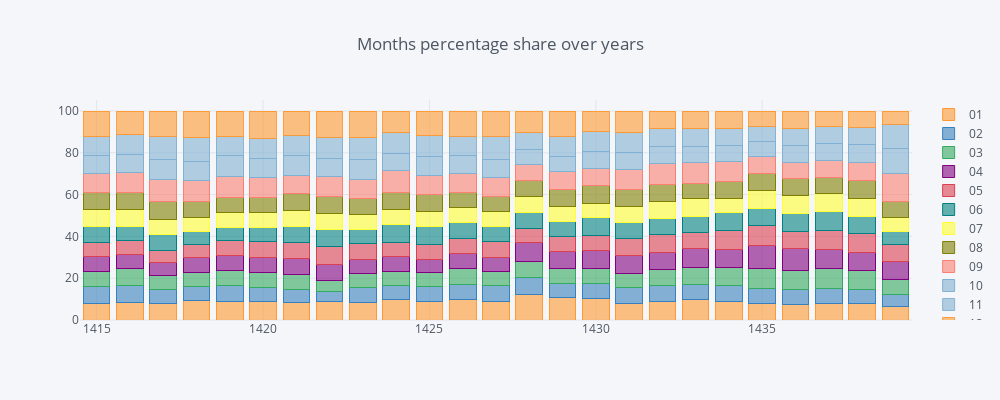
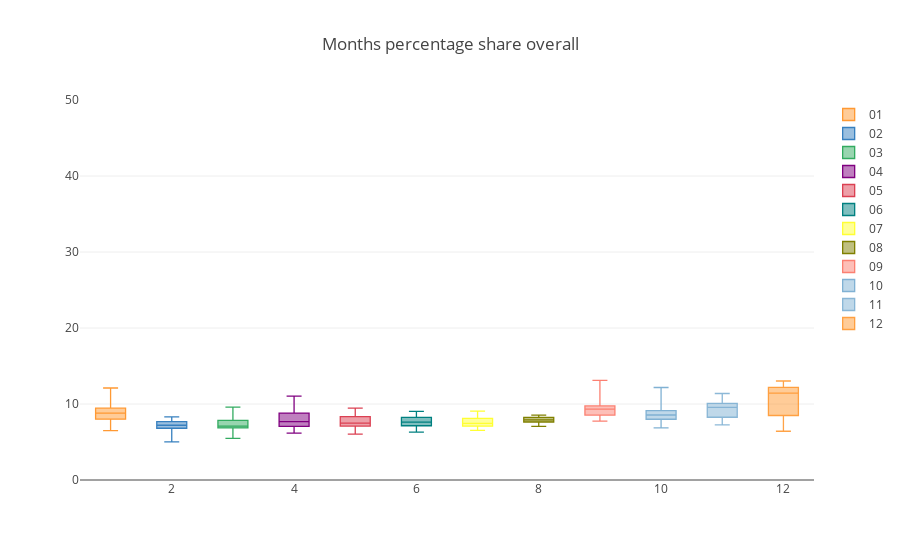

Notebook source saved alongside these figures, in order:
### Markdown cell above
* Now we have **25 samples, 12 groups** of data.
* This is the final dataset that we are going to do our analysis (**statistical test**) on it.

### Code cell
import plotly.graph_objs as go    



# Taking the percentage of month share for each year separately
# bars, to compare months percentage share & how it is changing over years 
df_main.iplot(kind='bar',barmode='stack',title='Months percentage share over years')


# box, to compare the overall months percentage share & to prevent outliers effect when comparing
layout = go.Layout(yaxis=dict(range=[0,50]),title='Months percentage share overall')
df_main.iplot(kind='box',layout=layout)

### Figure 1 — Plotly figure (JSON) as saved in the notebook; plotly's stock layout.template omitted (floating-point values rounded to 4 significant figures)
{"data": [{"marker": {"color": "rgba(255, 153, 51, 0.6)", "line": {"color": "rgba(255, 153, 51, 1.0)", "width": 1}}, "name": "01", "orientation": "v", "text": "", "type": "bar", "uid": "a1fdbeb1-80e3-42d5-9df0-2b99f9a4a517", "x": ["1415", "1416", "1417", "1418", "1419", "1420", "1421", "1422", "1423", "1424", "1425", "1426", "1427", "1428", "1429", "1430", "1431", "1432", "1433", "1434", "1435", "1436", "1437", "1438", "1439"], "y": [8.02, 8.538, 8.121, 9.387, 8.952, 8.899, 8.298, 8.627, 8.198, 9.66, 8.991, 9.665, 8.99, 12.11, 10.6, 10.14, 7.811, 8.817, 9.663, 8.794, 7.676, 7.256, 7.968, 7.679, 6.509]}, {"marker": {"color": "rgba(55, 128, 191, 0.6)", "line": {"color": "rgba(55, 128, 191, 1.0)", "width": 1}}, "name": "02", "orientation": "v", "text": "", "type": "bar", "uid": "4c9f7c80-cbc4-4137-9b33-baaccfe4fccc", "x": ["1415", "1416", "1417", "1418", "1419", "1420", "1421", "1422", "1423", "1424", "1425", "1426", "1427", "1428", "1429", "1430", "1431", "1432", "1433", "1434", "1435", "1436", "1437", "1438", "1439"], "y": [8.12, 7.853, 6.441, 6.61, 7.754, 6.733, 6.52, 5.016, 7.124, 6.91, 6.835, 7.237, 7.516, 8.306, 6.968, 7.498, 7.679, 7.689, 7.487, 7.944, 7.399, 7.204, 7.031, 6.994, 5.507]}, {"marker": {"color": "rgba(50, 171, 96, 0.6)", "line": {"color": "rgba(50, 171, 96, 1.0)", "width": 1}}, "name": "03", "orientation": "v", "text": "", "type": "bar", "uid": "a40d2606-80ee-4b6e-92c8-ccc0d1e069e7", "x": ["1415", "1416", "1417", "1418", "1419", "1420", "1421", "1422", "1423", "1424", "1425", "1426", "1427", "1428", "1429", "1430", "1431", "1432", "1433", "1434", "1435", "1436", "1437", "1438", "1439"], "y": [7.055, 8.04, 6.565, 6.882, 6.766, 7.26, 6.717, 5.474, 6.967, 6.734, 7.006, 7.534, 6.863, 7.551, 7.078, 6.822, 6.993, 7.626, 7.781, 8.33, 9.6, 9.074, 9.414, 8.836, 7.181]}, {"marker": {"color": "rgba(128, 0, 128, 0.6)", "line": {"color": "rgba(128, 0, 128, 1.0)", "width": 1}}, "name": "04", "orientation": "v", "text": "", "type": "bar", "uid": "2466e007-4537-4705-87b9-38e0be1e4b09", "x": ["1415", "1416", "1417", "1418", "1419", "1420", "1421", "1422", "1423", "1424", "1425", "1426", "1427", "1428", "1429", "1430", "1431", "1432", "1433", "1434", "1435", "1436", "1437", "1438", "1439"], "y": [7.321, 6.918, 6.161, 6.882, 7.395, 7.114, 7.677, 7.595, 6.627, 7.238, 6.296, 7.435, 6.767, 8.885, 7.932, 8.674, 8.32, 8.358, 9.114, 8.775, 11.04, 10.46, 9.364, 8.608, 9.012]}, {"marker": {"color": "rgba(219, 64, 82, 0.6)", "line": {"color": "rgba(219, 64, 82, 1.0)", "width": 1}}, "name": "05", "orientation": "v", "text": "", "type": "bar", "uid": "3276a8a4-843e-498b-a6a3-5c69bae23812", "x": ["1415", "1416", "1417", "1418", "1419", "1420", "1421", "1422", "1423", "1424", "1425", "1426", "1427", "1428", "1429", "1430", "1431", "1432", "1433", "1434", "1435", "1436", "1437", "1438", "1439"], "y": [6.789, 6.762, 6.036, 6.339, 6.946, 7.494, 7.959, 8.398, 7.465, 6.532, 7.153, 7.237, 7.395, 7.148, 7.326, 7.498, 8.32, 8.232, 7.762, 8.813, 9.461, 8.491, 8.888, 9.195, 7.694]}, {"marker": {"color": "rgba(0, 128, 128, 0.6)", "line": {"color": "rgba(0, 128, 128, 1.0)", "width": 1}}, "name": "06", "orientation": "v", "text": "", "type": "bar", "uid": "e28352b5-0fad-4b50-aff1-67ecc15301ee", "x": ["1415", "1416", "1417", "1418", "1419", "1420", "1421", "1422", "1423", "1424", "1425", "1426", "1427", "1428", "1429", "1430", "1431", "1432", "1433", "1434", "1435", "1436", "1437", "1438", "1439"], "y": [7.421, 6.762, 7.405, 6.308, 6.557, 6.762, 7.705, 8.197, 7.15, 8.55, 8.354, 7.584, 7.105, 7.576, 7.298, 8.203, 7.679, 7.606, 7.899, 8.581, 8.213, 8.679, 9.019, 8.331, 6.561]}, {"marker": {"color": "rgba(255, 255, 51, 0.6)", "line": {"color": "rgba(255, 255, 51, 1.0)", "width": 1}}, "name": "07", "orientation": "v", "text": "", "type": "bar", "uid": "bb721704-4134-4d04-aaa3-b46e491d626e", "x": ["1415", "1416", "1417", "1418", "1419", "1420", "1421", "1422", "1423", "1424", "1425", "1426", "1427", "1428", "1429", "1430", "1431", "1432", "1433", "1434", "1435", "1436", "1437", "1438", "1439"], "y": [8.087, 7.946, 7.312, 6.731, 7.006, 7.084, 7.592, 7.739, 6.757, 7.44, 7.374, 7.113, 7.057, 7.501, 7.243, 6.998, 7.723, 8.232, 8.428, 7.112, 8.785, 8.182, 9.052, 8.689, 6.522]}, {"marker": {"color": "rgba(128, 128, 0, 0.6)", "line": {"color": "rgba(128, 128, 0, 1.0)", "width": 1}}, "name": "08", "orientation": "v", "text": "", "type": "bar", "uid": "8dff6384-4ed8-499a-921f-6503dc6a1353", "x": ["1415", "1416", "1417", "1418", "1419", "1420", "1421", "1422", "1423", "1424", "1425", "1426", "1427", "1428", "1429", "1430", "1431", "1432", "1433", "1434", "1435", "1436", "1437", "1438", "1439"], "y": [8.319, 8.414, 8.494, 7.727, 7.395, 7.055, 7.846, 7.825, 7.674, 8.045, 7.913, 7.435, 7.371, 7.702, 8.014, 8.292, 7.701, 8.42, 7.115, 8.079, 8.04, 8.216, 7.491, 8.543, 7.945]}, {"marker": {"color": "rgba(251, 128, 114, 0.6)", "line": {"color": "rgba(251, 128, 114, 1.0)", "width": 1}}, "name": "09", "orientation": "v", "text": "", "type": "bar", "uid": "532c9ca3-bf1d-4b29-a5f0-ade6dc35bcbe", "x": ["1415", "1416", "1417", "1418", "1419", "1420", "1421", "1422", "1423", "1424", "1425", "1426", "1427", "1428", "1429", "1430", "1431", "1432", "1433", "1434", "1435", "1436", "1437", "1438", "1439"], "y": [9.085, 9.442, 10.77, 9.689, 9.76, 9.924, 8.863, 9.63, 9.324, 10.39, 9.236, 9.071, 9.159, 7.752, 8.593, 8.38, 9.737, 9.674, 10.15, 9.316, 7.954, 7.804, 8.329, 8.314, 13.1]}, {"marker": {"color": "rgba(128, 177, 211, 0.6)", "line": {"color": "rgba(128, 177, 211, 1.0)", "width": 1}}, "name": "10", "orientation": "v", "text": "", "type": "bar", "uid": "cb07339a-ca22-4537-97fa-36c14c4a86d0", "x": ["1415", "1416", "1417", "1418", "1419", "1420", "1421", "1422", "1423", "1424", "1425", "1426", "1427", "1428", "1429", "1430", "1431", "1432", "1433", "1434", "1435", "1436", "1437", "1438", "1439"], "y": [8.552, 8.32, 9.645, 9.417, 9.97, 8.987, 9.455, 8.828, 9.377, 8.02, 9.04, 8.525, 8.579, 6.871, 7.133, 7.998, 8.254, 8.588, 7.801, 7.847, 7.174, 8.199, 7.984, 8.852, 12.17]}, {"marker": {"color": "rgba(128, 177, 211, 0.6)", "line": {"color": "rgba(128, 177, 211, 0.8999999999999999)", "width": 1}}, "name": "11", "orientation": "v", "text": "", "type": "bar", "uid": "fc47921a-6038-4eb3-91a5-dc21beb3737b", "x": ["1415", "1416", "1417", "1418", "1419", "1420", "1421", "1422", "1423", "1424", "1425", "1426", "1427", "1428", "1429", "1430", "1431", "1432", "1433", "1434", "1435", "1436", "1437", "1438", "1439"], "y": [8.918, 9.567, 10.89, 11.14, 9.192, 9.66, 9.738, 10.23, 10.58, 10.04, 10.02, 9.145, 11.12, 8.256, 9.749, 9.556, 9.427, 8.379, 8.252, 7.924, 7.26, 7.942, 8.001, 8.168, 11.38]}, {"marker": {"color": "rgba(255, 153, 51, 0.6)", "line": {"color": "rgba(255, 153, 51, 0.8999999999999999)", "width": 1}}, "name": "12", "orientation": "v", "text": "", "type": "bar", "uid": "dbd798af-e083-4ac9-abf9-793ff2d36eda", "x": ["1415", "1416", "1417", "1418", "1419", "1420", "1421", "1422", "1423", "1424", "1425", "1426", "1427", "1428", "1429", "1430", "1431", "1432", "1433", "1434", "1435", "1436", "1437", "1438", "1439"], "y": [12.31, 11.44, 12.17, 12.89, 12.31, 13.03, 11.63, 12.44, 12.76, 10.44, 11.78, 12.02, 12.08, 10.34, 12.06, 9.938, 10.36, 8.379, 8.546, 8.485, 7.399, 8.491, 7.459, 7.793, 6.416]}], "layout": {"barmode": "stack", "height": 400, "legend": {"bgcolor": "#F5F6F9", "font": {"color": "#4D5663"}, "traceorder": "normal"}, "paper_bgcolor": "#F5F6F9", "plot_bgcolor": "#F5F6F9", "title": "Months percentage share over years", "titlefont": {"color": "#4D5663"}, "width": 1000, "xaxis": {"gridcolor": "#E1E5ED", "showgrid": true, "tickfont": {"color": "#4D5663"}, "title": "", "titlefont": {"color": "#4D5663"}, "zerolinecolor": "#E1E5ED"}, "yaxis": {"gridcolor": "#E1E5ED", "showgrid": true, "tickfont": {"color": "#4D5663"}, "title": "", "titlefont": {"color": "#4D5663"}, "zerolinecolor": "#E1E5ED"}}}

### Figure 2 — Plotly figure (JSON) as saved in the notebook; plotly's stock layout.template omitted (floating-point values rounded to 4 significant figures)
{"data": [{"boxpoints": false, "line": {"width": 1.3}, "marker": {"color": "rgba(255, 153, 51, 1.0)"}, "name": "01", "orientation": "v", "type": "box", "uid": "82cf9773-d015-4fbf-a89f-fa74dbefc549", "y": [8.02, 8.538, 8.121, 9.387, 8.952, 8.899, 8.298, 8.627, 8.198, 9.66, 8.991, 9.665, 8.99, 12.11, 10.6, 10.14, 7.811, 8.817, 9.663, 8.794, 7.676, 7.256, 7.968, 7.679, 6.509]}, {"boxpoints": false, "line": {"width": 1.3}, "marker": {"color": "rgba(55, 128, 191, 1.0)"}, "name": "02", "orientation": "v", "type": "box", "uid": "f2551e09-6f5b-4e50-9af5-df6c76314ebb", "y": [8.12, 7.853, 6.441, 6.61, 7.754, 6.733, 6.52, 5.016, 7.124, 6.91, 6.835, 7.237, 7.516, 8.306, 6.968, 7.498, 7.679, 7.689, 7.487, 7.944, 7.399, 7.204, 7.031, 6.994, 5.507]}, {"boxpoints": false, "line": {"width": 1.3}, "marker": {"color": "rgba(50, 171, 96, 1.0)"}, "name": "03", "orientation": "v", "type": "box", "uid": "3875c63e-92a7-484c-af4a-2484647f5945", "y": [7.055, 8.04, 6.565, 6.882, 6.766, 7.26, 6.717, 5.474, 6.967, 6.734, 7.006, 7.534, 6.863, 7.551, 7.078, 6.822, 6.993, 7.626, 7.781, 8.33, 9.6, 9.074, 9.414, 8.836, 7.181]}, {"boxpoints": false, "line": {"width": 1.3}, "marker": {"color": "rgba(128, 0, 128, 1.0)"}, "name": "04", "orientation": "v", "type": "box", "uid": "e9f247db-7b1d-4367-a77b-0de95ba2d3e1", "y": [7.321, 6.918, 6.161, 6.882, 7.395, 7.114, 7.677, 7.595, 6.627, 7.238, 6.296, 7.435, 6.767, 8.885, 7.932, 8.674, 8.32, 8.358, 9.114, 8.775, 11.04, 10.46, 9.364, 8.608, 9.012]}, {"boxpoints": false, "line": {"width": 1.3}, "marker": {"color": "rgba(219, 64, 82, 1.0)"}, "name": "05", "orientation": "v", "type": "box", "uid": "ef003f2e-6ad3-4c18-ab53-941546f555e5", "y": [6.789, 6.762, 6.036, 6.339, 6.946, 7.494, 7.959, 8.398, 7.465, 6.532, 7.153, 7.237, 7.395, 7.148, 7.326, 7.498, 8.32, 8.232, 7.762, 8.813, 9.461, 8.491, 8.888, 9.195, 7.694]}, {"boxpoints": false, "line": {"width": 1.3}, "marker": {"color": "rgba(0, 128, 128, 1.0)"}, "name": "06", "orientation": "v", "type": "box", "uid": "b7568bed-c537-4ef8-a505-af7ecb03fce5", "y": [7.421, 6.762, 7.405, 6.308, 6.557, 6.762, 7.705, 8.197, 7.15, 8.55, 8.354, 7.584, 7.105, 7.576, 7.298, 8.203, 7.679, 7.606, 7.899, 8.581, 8.213, 8.679, 9.019, 8.331, 6.561]}, {"boxpoints": false, "line": {"width": 1.3}, "marker": {"color": "rgba(255, 255, 51, 1.0)"}, "name": "07", "orientation": "v", "type": "box", "uid": "95cd8a38-8a7c-49c9-a577-2e7c9401eb9e", "y": [8.087, 7.946, 7.312, 6.731, 7.006, 7.084, 7.592, 7.739, 6.757, 7.44, 7.374, 7.113, 7.057, 7.501, 7.243, 6.998, 7.723, 8.232, 8.428, 7.112, 8.785, 8.182, 9.052, 8.689, 6.522]}, {"boxpoints": false, "line": {"width": 1.3}, "marker": {"color": "rgba(128, 128, 0, 1.0)"}, "name": "08", "orientation": "v", "type": "box", "uid": "71198f6c-ed7d-40a5-9dc7-a0b54028fcf6", "y": [8.319, 8.414, 8.494, 7.727, 7.395, 7.055, 7.846, 7.825, 7.674, 8.045, 7.913, 7.435, 7.371, 7.702, 8.014, 8.292, 7.701, 8.42, 7.115, 8.079, 8.04, 8.216, 7.491, 8.543, 7.945]}, {"boxpoints": false, "line": {"width": 1.3}, "marker": {"color": "rgba(251, 128, 114, 1.0)"}, "name": "09", "orientation": "v", "type": "box", "uid": "8d14b508-a75c-478a-bd57-2c1efabc4692", "y": [9.085, 9.442, 10.77, 9.689, 9.76, 9.924, 8.863, 9.63, 9.324, 10.39, 9.236, 9.071, 9.159, 7.752, 8.593, 8.38, 9.737, 9.674, 10.15, 9.316, 7.954, 7.804, 8.329, 8.314, 13.1]}, {"boxpoints": false, "line": {"width": 1.3}, "marker": {"color": "rgba(128, 177, 211, 1.0)"}, "name": "10", "orientation": "v", "type": "box", "uid": "de6a3f07-8b40-4667-aa58-7c5eb3cec970", "y": [8.552, 8.32, 9.645, 9.417, 9.97, 8.987, 9.455, 8.828, 9.377, 8.02, 9.04, 8.525, 8.579, 6.871, 7.133, 7.998, 8.254, 8.588, 7.801, 7.847, 7.174, 8.199, 7.984, 8.852, 12.17]}, {"boxpoints": false, "line": {"width": 1.3}, "marker": {"color": "rgba(128, 177, 211, 0.8999999999999999)"}, "name": "11", "orientation": "v", "type": "box", "uid": "816f2226-7da3-4a84-870b-49e960c62684", "y": [8.918, 9.567, 10.89, 11.14, 9.192, 9.66, 9.738, 10.23, 10.58, 10.04, 10.02, 9.145, 11.12, 8.256, 9.749, 9.556, 9.427, 8.379, 8.252, 7.924, 7.26, 7.942, 8.001, 8.168, 11.38]}, {"boxpoints": false, "line": {"width": 1.3}, "marker": {"color": "rgba(255, 153, 51, 0.8999999999999999)"}, "name": "12", "orientation": "v", "type": "box", "uid": "13f01faf-eadc-407d-9b5b-95f25b4469e9", "y": [12.31, 11.44, 12.17, 12.89, 12.31, 13.03, 11.63, 12.44, 12.76, 10.44, 11.78, 12.02, 12.08, 10.34, 12.06, 9.938, 10.36, 8.379, 8.546, 8.485, 7.399, 8.491, 7.459, 7.793, 6.416]}], "layout": {"title": "Months percentage share overall", "yaxis": {"range": [0, 50]}}}
